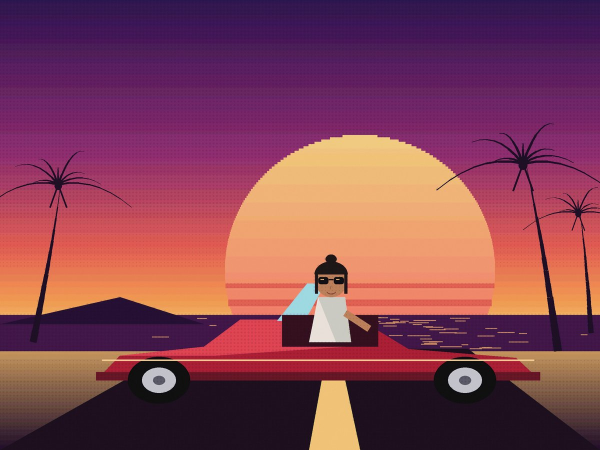
#> input picture app/samples/convertible-sunset.jpg, 1200 x 900 px (shown at 1/2 size)
$ python -i generate_samples.py   (imports and definitions only)
#> lines starting #> are read from the running program, lines starting #| are printed output that depends on the picture
#> further down, picture is the input picture: PIL image 1200x900 RGB; mean R, G, B 132.2, 66.7, 84.7
#!/usr/bin/env python3
"""Generate the bundled sample scenes for Sunset Press Cover Studio.

Every scene is drawn from scratch with PIL polygons, gradients and print
treatment (posterize + halftone + grain + vignette), so the app can ship
poster-art samples that are entirely our own work: no photographs, no real
people, no borrowed artwork. Run once at build time:

    python3 tools/generate_samples.py

Writes app/samples/*.jpg next to this repo's app/ folder.
"""

import math
import os
import random

import numpy as np
from PIL import Image, ImageDraw, ImageFilter, ImageOps

HERE = os.path.dirname(os.path.abspath(__file__))
OUT = os.path.join(HERE, "..", "app", "samples")
W, H = 1200, 900  # final sample size; scenes are drawn at 2x and downscaled
SS = 2
# [1 line not run here, left out]


# ---------------------------------------------------------------- helpers

def lerp(a, b, t):
    return tuple(int(a[i] + (b[i] - a[i]) * t) for i in range(3))


# [25 lines left out: functions vertical_gradient, horizontal_glow, not called in this run]


def print_treatment(img, poster_bits=5, grain=13, halftone_alpha=26, dot=7, vig=0.32):
    """The unifying poster-print finish: posterize, halftone dots in the
    shadows, film grain and a soft vignette."""
#> called with poster_bits = 5, grain = 13, halftone_alpha = 26, dot = 7, vig = 0.32
    img = ImageOps.posterize(img.convert("RGB"), poster_bits)
    # halftone dots, denser where the image is dark
    lum = np.asarray(img.convert("L")).astype(np.float32) / 255.0
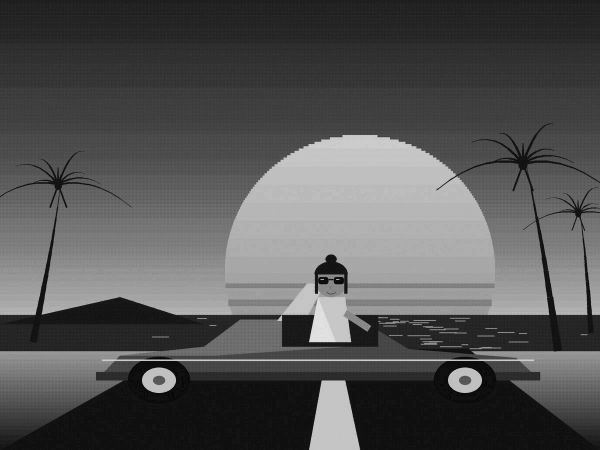
#> lum: shape (900, 1200) float32 (shown at 1/2 size); min 0, max 0.949, mean 0.332
    dots = Image.new("L", img.size, 0)
#> dots: PIL image 1200x900 L; every value is 0
    dd = ImageDraw.Draw(dots)
    for gy in range(0, img.size[1], dot):
        for gx in range(0, img.size[0], dot):
            darkness = 1.0 - float(lum[gy, gx])
            r = (dot * 0.5) * max(0.0, darkness - 0.25)
            if r > 0.6:
                dd.ellipse([gx - r, gy - r, gx + r, gy + r], fill=halftone_alpha)
    black = Image.new("RGB", img.size, (8, 4, 12))
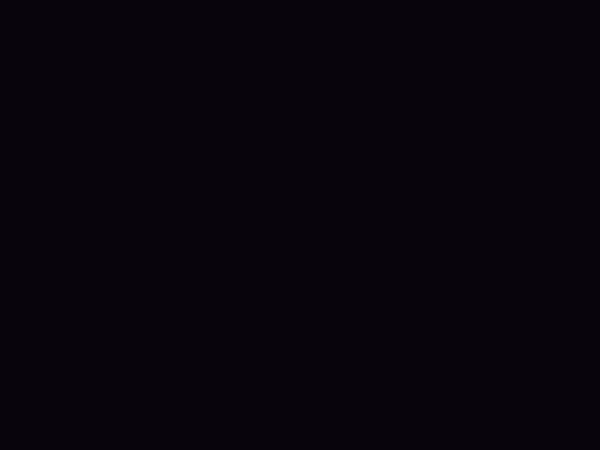
#> black: PIL image 1200x900 RGB (shown at 1/2 size); mean R, G, B 8, 4, 12
    img = Image.composite(black, img, dots.point(lambda v: v))
    # grain
    noise = Image.effect_noise(img.size, grain).convert("L")
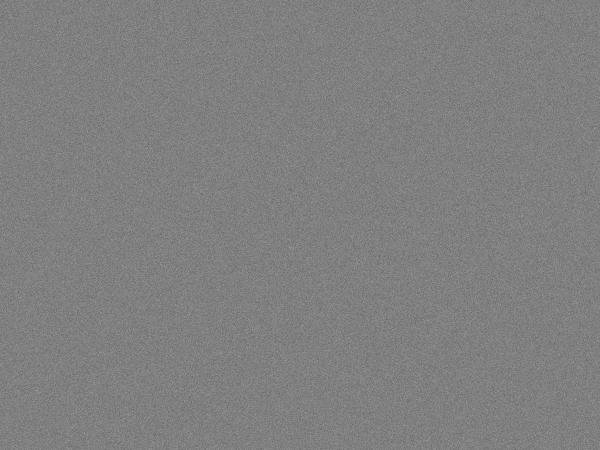
#> noise: PIL image 1200x900 L (shown at 1/2 size); min 58, max 188, mean 127.5
    img = Image.blend(img, ImageOps.colorize(noise, (10, 6, 14), (245, 240, 235)), 0.07)
    # vignette
    vw, vh = img.size
#> vw = 1200; vh = 900
    mask = Image.new("L", (vw, vh), 0)
    md = ImageDraw.Draw(mask)
    md.ellipse([-vw * 0.25, -vh * 0.25, vw * 1.25, vh * 1.25], fill=255)
    mask = mask.filter(ImageFilter.GaussianBlur(120))
#> mask: PIL image 1200x900 L; every value is 255
    dark = Image.new("RGB", img.size, (5, 3, 10))
    return Image.composite(img, Image.blend(img, dark, vig), mask)


# [486 lines left out: functions palm, retro_sun, figure_head, save, scene_convertible, scene_portrait and 5 more, not called in this run]


SCENES = [
    ("convertible-sunset.jpg", scene_convertible),
    ("portrait-neon.jpg", scene_portrait),
    ("gas-station-night.jpg", scene_gas_station),
    ("speedboat-wake.jpg", scene_speedboat),
    ("palm-boulevard.jpg", scene_boulevard),
    ("marina-dusk.jpg", scene_marina),
    ("night-skyline.jpg", scene_skyline),
]

# [5 lines not run here, left out]

>>> from PIL import Image
>>> picture = Image.open('../app/samples/convertible-sunset.jpg')
>>> result = print_treatment(picture)

$ run again, on app/samples/marina-dusk.jpg
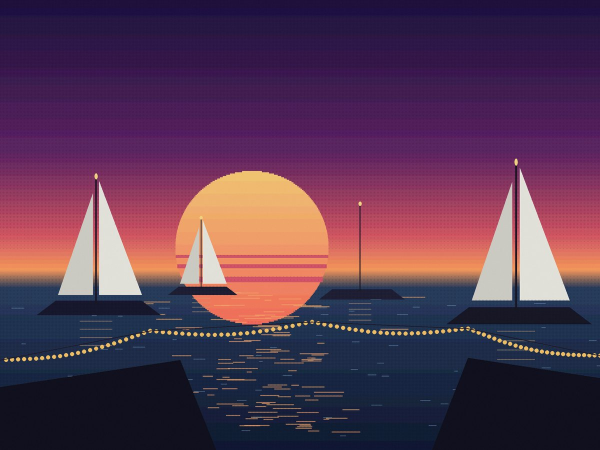
#> input picture app/samples/marina-dusk.jpg, 1200 x 900 px (shown at 1/2 size)
#> picture is the input picture: PIL image 1200x900 RGB; mean R, G, B 87.6, 55.4, 81.8
#> in print_treatment, `lum = np.asarray(img.convert("L")).astype(np.float32) / 255.0`:
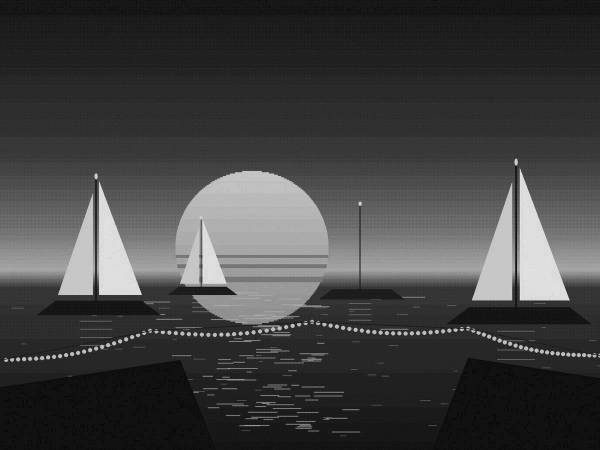
#> lum: shape (900, 1200) float32 (shown at 1/2 size); min 0.00392, max 0.941, mean 0.253
#> dots: PIL image 1200x900 L; every value is 0
#> mask: PIL image 1200x900 L; every value is 255
